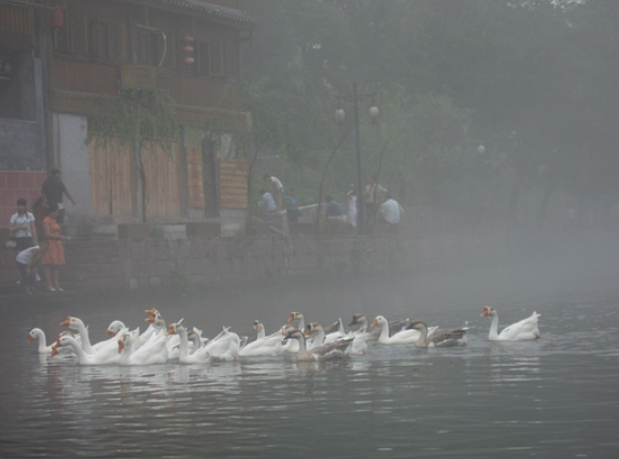
#> input picture 38-ImageEnhancement图像增强/test01.png, 619 x 459 px
$ python '04-保留颜色的局部均衡化.py'
#> lines starting #> are read from the running program, lines starting #| are printed output that depends on the picture
# Copyright 2026. All rights reserved.
# Author: xiongpingli
# Date: 2026/3/29
# Time: 下午4:09
# descript:

import cv2
import numpy as np

# 1. 读取原始彩色图
img_bgr = cv2.imread('test01.png')
#> img_bgr is the input picture: shape (459, 619, 3); mean B, G, R 112.6, 113.1, 111.6
# 2. 转 YCbCr（Y=亮度，Cb/Cr=色度，完全保留）
img_ycrcb = cv2.cvtColor(img_bgr, cv2.COLOR_BGR2YCrCb)
#> img_ycrcb: shape (459, 619, 3); mean of channels 0, 1, 2 112.6, 127.3, 128
y, cr, cb = cv2.split(img_ycrcb)  # 分离通道
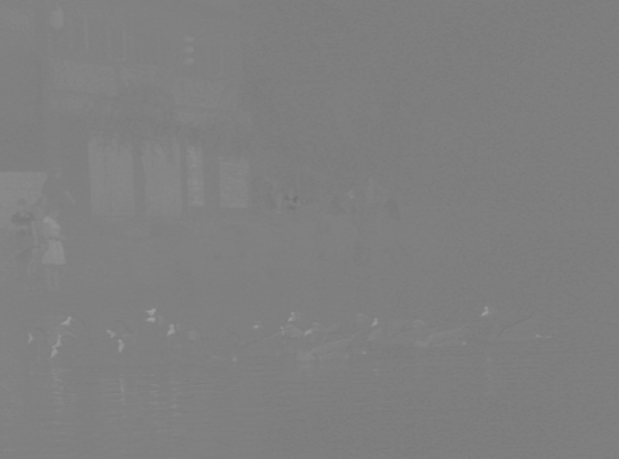
#> cr: shape (459, 619); min 113, max 159, mean 127.3

# 3. 只对亮度Y做均衡化/CLAHE
# 全局均衡化
# y_eq = cv2.equalizeHist(y)
# CLAHE
clahe = cv2.createCLAHE(clipLimit=2.0, tileGridSize=(8,8))
y_eq = clahe.apply(y)
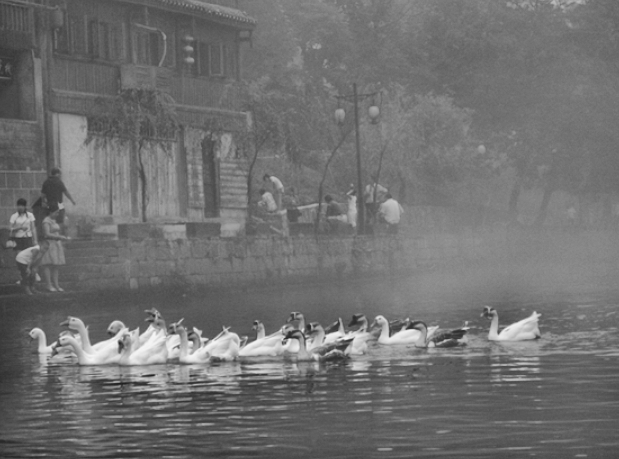
#> y_eq: shape (459, 619); min 30, max 245, mean 112.2
# 4. 合并处理后的Y + 原始Cb、Cr（彩色完全保留）
result = cv2.merge((y_eq, cr, cb))
#> result: shape (459, 619, 3); mean of channels 0, 1, 2 112.2, 127.3, 128
# 5. 转回BGR彩色图
img_color_enhanced = cv2.cvtColor(result, cv2.COLOR_YCrCb2BGR)
cv2.imshow('img_bgr', img_bgr)
cv2.imshow('img_color_enhanced', img_color_enhanced)
cv2.waitKey(0)
cv2.destroyAllWindows()

$ run again, with 38-ImageEnhancement图像增强/test02.png copied over 38-ImageEnhancement图像增强/test01.png
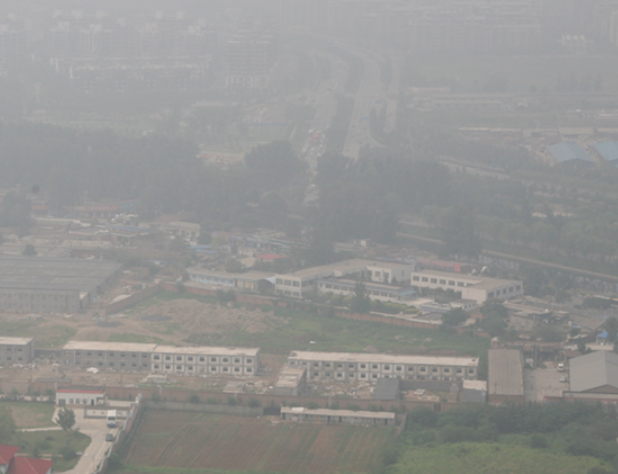
#> input picture 38-ImageEnhancement图像增强/test02.png, 618 x 474 px
#> img_bgr is the input picture: shape (474, 618, 3); mean B, G, R 146.2, 148, 148.1
#> img_ycrcb: shape (474, 618, 3); mean of channels 0, 1, 2 147.8, 128.2, 127.1
#> `y_eq = clahe.apply(y)`:
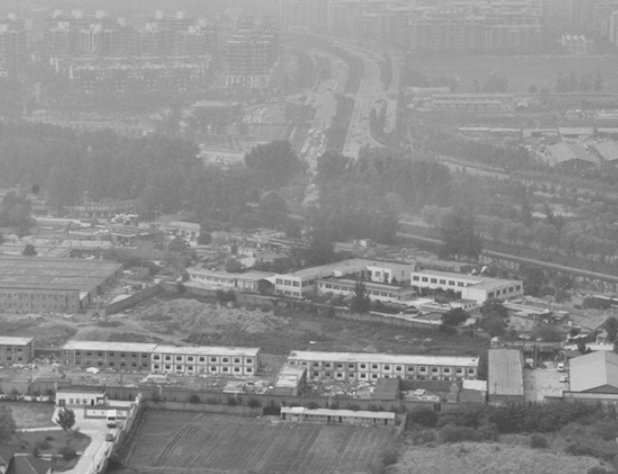
#> y_eq: shape (474, 618); min 56, max 235, mean 141.4
#> result: shape (474, 618, 3); mean of channels 0, 1, 2 141.4, 128.2, 127.1
